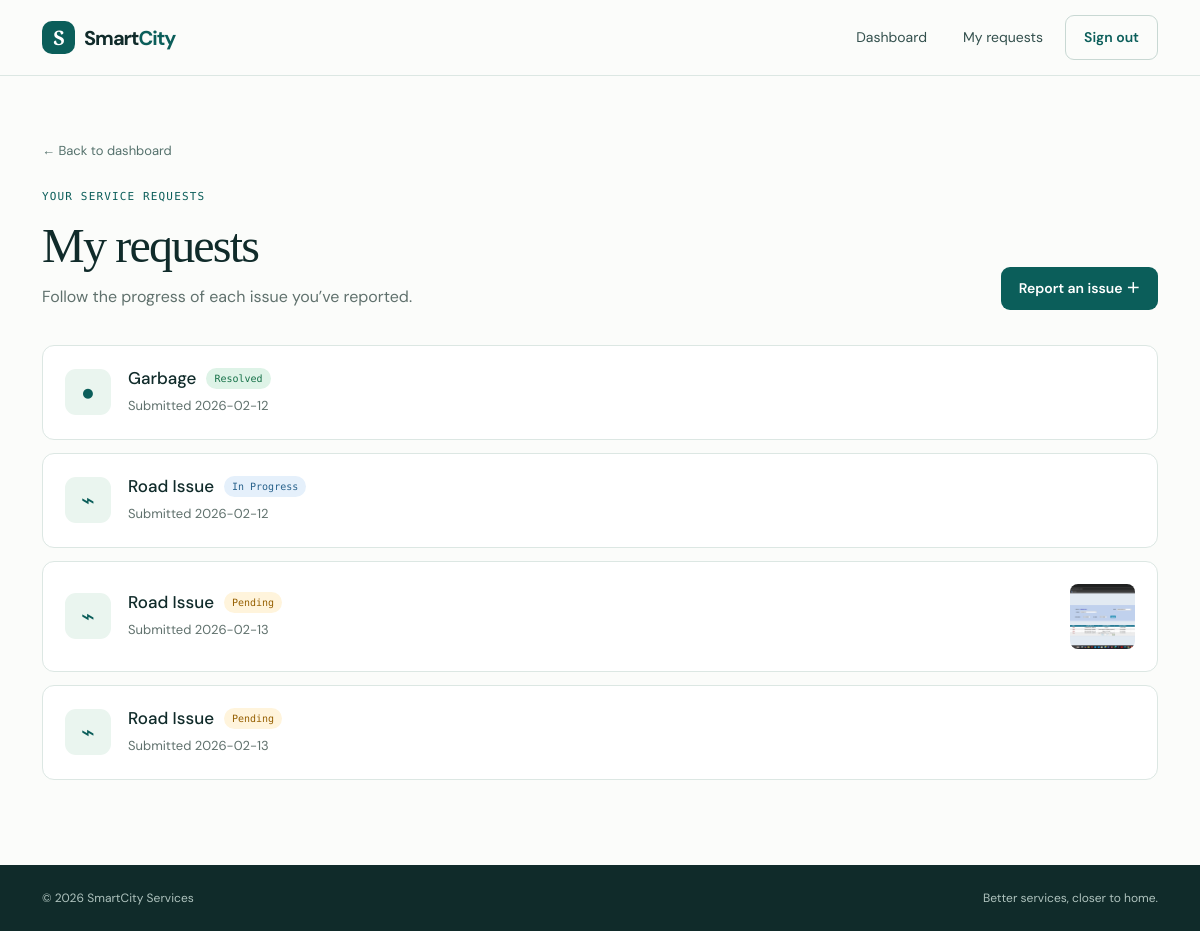
The app's page /my_complaints (signed in) with its own data.
### tables this page shows
CREATE TABLE complaints (
                    id INTEGER PRIMARY KEY AUTOINCREMENT,
                    user_id INTEGER,
                    category TEXT,
                    area TEXT,
                    description TEXT,
                    status TEXT,
                    date TEXT, image TEXT);

### app.py (the view)
@app.route("/my_complaints")
def my_complaints():
    conn = get_db()
    complaints = conn.execute("SELECT * FROM complaints WHERE user_id=?",
                              (session["user_id"],)).fetchall()
    conn.close()
    return render_template("my_complaints.html", complaints=complaints)

### app.py (called while the page is built)
def get_db():
    conn = sqlite3.connect("database.db")
    conn.row_factory = sqlite3.Row
    return conn

### templates/my_complaints.html
{% extends "layout.html" %}{% block title %}My requests | SmartCity{% endblock %}{% block body %}<section class="page-shell container"><div class="list-heading"><div><a class="back-link" href="/dashboard">← Back to dashboard</a><span class="eyebrow">YOUR SERVICE REQUESTS</span><h1>My requests</h1><p>Follow the progress of each issue you’ve reported.</p></div><a href="/add_complaint" class="btn btn-primary">Report an issue <span>＋</span></a></div>{% if complaints %}<div class="complaint-list">{% for c in complaints %}<article class="complaint-item"><div class="request-symbol">{% if c.category == 'Road Issue' %}⌁{% elif c.category == 'Street Light' %}☼{% elif c.category == 'Water Supply' %}≋{% else %}●{% endif %}</div><div class="complaint-main"><div class="complaint-title"><h3>{{ c.category }}</h3><span class="status status-{{ c.status|lower|replace(' ', '-') }}">{{ c.status }}</span></div><p>{{ c.area }}</p><small>Submitted {{ c.date }}</small></div>{% if c.image %}<img class="request-photo" src="{{ url_for('static', filename='uploads/' ~ c.image) }}" alt="Attachment for {{ c.category }}">{% endif %}</article>{% endfor %}</div>{% else %}<div class="empty-state"><div>⌁</div><h2>No requests yet</h2><p>When you report an issue, it will appear here.</p><a href="/add_complaint" class="btn btn-primary">Report an issue</a></div>{% endif %}</section>{% endblock %}

### templates/layout.html (shortened to what this page needs)
<!DOCTYPE html>
<html lang="en">
<head>
  <link href="https://cdn.jsdelivr.net/npm/bootstrap@5.3.2/dist/css/bootstrap.min.css" rel="stylesheet"><link rel="stylesheet" href="{{ url_for('static', filename='style.css') }}"><link rel="stylesheet" href="{{ url_for('static', filename='admin.css') }}">
</head>
<body>
  <nav class="site-nav navbar navbar-expand-lg"><div class="container"><a class="brand" href="/"><span class="brand-mark">S</span><span>Smart<span>City</span></span></a><button class="navbar-toggler" type="button" data-bs-toggle="collapse" data-bs-target="#mainNav"></button><div class="collapse navbar-collapse" id="mainNav"><div class="navbar-nav ms-auto align-items-lg-center gap-lg-2">{% if session.get("user_id") %}{% if session.get("role") == "admin" %}<a class="nav-link" href="/admin">Dashboard</a>{% else %}<a class="nav-link" href="/dashboard">Dashboard</a><a class="nav-link" href="/my_complaints">My requests</a>{% endif %}<a href="/logout" class="btn btn-nav-outline">Sign out</a>{% else %}<a class="nav-link" href="/login">Sign in</a><a href="/register" class="btn btn-primary btn-nav">Create account</a>{% endif %}</div></div></div></nav>
  <main>{% block body %}{% endblock %}</main>
  <footer class="site-footer"><div class="container d-flex flex-column flex-sm-row justify-content-between gap-2"><span>© 2026 SmartCity Services</span><span>Better services, closer to home.</span></div></footer>
</body></html>

### static/style.css (style rules this page uses)
:root { --ink:#102b2a;--muted:#60716d;--teal:#0b5e5a;--mint:#e9f5ef;--line:#dce7e3;--paper:#fbfcfa;--orange:#f5a54a }
* { box-sizing:border-box }
body { margin:0;background:var(--paper);color:var(--ink);font-family:'DM Sans',sans-serif }
h1,h2,h3,p { margin-top:0 }
h1,h2 { font-family:'Playfair Display',serif }
.site-nav { min-height:76px;background:#fbfcfa;border-bottom:1px solid var(--line) }
.brand { display:inline-flex;align-items:center;gap:9px;text-decoration:none;color:var(--ink);font-size:20px;font-weight:700;letter-spacing:-1px }
.brand>span:last-child>span { color:var(--teal) }
.brand-mark { width:33px;height:33px;border-radius:10px;background:var(--teal);color:#fff;display:grid;place-items:center;font-family:'Playfair Display',serif;font-size:20px }
.nav-link { font-size:14px;color:#33504d!important;padding:8px 14px!important }
.btn { border-radius:9px;padding:11px 18px;font-weight:600;font-size:14px;border:0 }
.btn-primary { background:var(--teal)!important }
.btn-nav-outline { border:1px solid #c8d8d3;color:var(--teal) }
.site-footer { background:#102b2a;color:#afc3be;padding:24px 0;font-size:12px }
.eyebrow { display:block;color:var(--teal);font-family:'DM Mono',monospace;font-size:11px;letter-spacing:1.15px;font-weight:500;margin-bottom:16px }
.back-link { display:inline-block;color:#55716c;text-decoration:none;font-size:13px;margin-bottom:44px }
.page-shell,.form-page { padding-top:62px;padding-bottom:85px;min-height:calc(100vh - 125px) }
.page-heading h1,.list-heading h1,.form-header h1 { font-size:clamp(38px,4vw,54px);line-height:1.05;letter-spacing:-1.8px;margin-bottom:13px }
.page-heading p,.list-heading p,.form-header p { color:var(--muted);margin:0;line-height:1.6 }
.list-heading { display:flex;justify-content:space-between;gap:25px;align-items:flex-end;margin-bottom:35px }
.list-heading .back-link { margin-bottom:28px }
.complaint-list { display:grid;gap:13px }
.complaint-item { padding:22px;display:flex;align-items:center;gap:17px;border:1px solid var(--line);border-radius:12px;background:#fff }
.request-symbol { width:46px;height:46px;border-radius:11px;background:#eaf5ef;color:var(--teal);display:grid;place-items:center;font-size:23px }
.complaint-main { flex:1 }
.complaint-title { display:flex;gap:10px;align-items:center }
.complaint-title h3 { font-size:17px;margin:0 }
.complaint-main p,.complaint-main small { font-size:13px;color:var(--muted);margin:4px 0 0 }
.status { font:10px 'DM Mono';padding:5px 8px;border-radius:20px;background:#fff4dc;color:#966002 }
.status-in-progress { background:#e5f0fb;color:#27618b }
.status-completed,.status-resolved { background:#def3e7;color:#167148 }
.request-photo { width:65px;height:65px;object-fit:cover;border-radius:8px }

### records on screen
complaints: category "Garbage", status "Resolved", date "2026-02-12"
complaints: category "Road Issue", status "In Progress", date "2026-02-12"
complaints: category "Road Issue", status "Pending", date "2026-02-13", image (picture)
complaints: category "Road Issue", status "Pending", date "2026-02-13"
